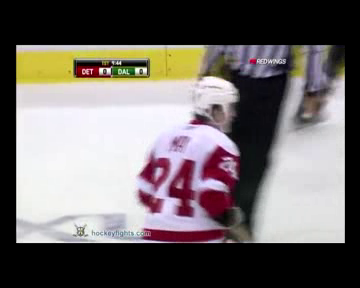
#> input picture frame 4 of test/fi1_xvid.avi, 360 x 288 px, given in place of 0H2s9UJcNJ0_4.avi, which was not available
$ python test2_frames.py
#> lines starting #> are read from the running program, lines starting #| are printed output that depends on the picture; pictures that were not available may be replaced by others from this repository, and a replacement may not be noted
import cv2

cap = cv2.VideoCapture(r"E:\rvideo\0H2s9UJcNJ0_4.avi")

for i in range(16):
    ret, frame = cap.read()
    if not ret:
        break

    cv2.imshow("Frame", frame)
    cv2.waitKey(200)  # 200ms
#> this loop made 16 passes
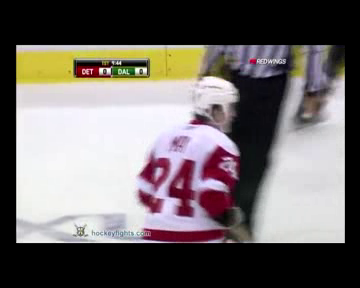
#> input picture frame 4 of test/fi1_xvid.avi, 360 x 288 px, given in place of 0H2s9UJcNJ0_4.avi, which was not available
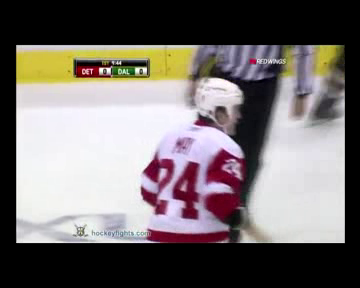
#> input picture frame 5 of test/fi1_xvid.avi, 360 x 288 px, given in place of 0H2s9UJcNJ0_4.avi, which was not available
#> pass 3, `ret, frame = cap.read()`:
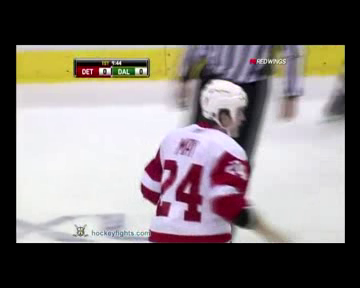
#> frame: shape (288, 360, 3); mean B, G, R 114.1, 115.4, 121.8

cap.release()
cv2.destroyAllWindows()

$ run again, starting later in the video
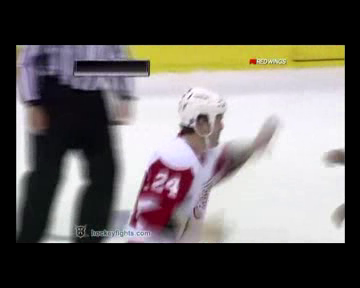
#> input picture frame 18 of test/fi1_xvid.avi, 360 x 288 px, given in place of 0H2s9UJcNJ0_4.avi, which was not available
#> the loop `for i in range(16):` made 16 passes
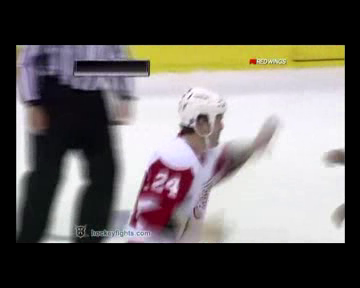
#> input picture frame 18 of test/fi1_xvid.avi, 360 x 288 px, given in place of 0H2s9UJcNJ0_4.avi, which was not available
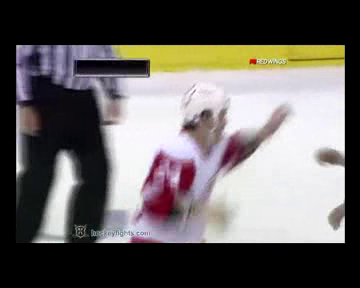
#> input picture frame 19 of test/fi1_xvid.avi, 360 x 288 px, given in place of 0H2s9UJcNJ0_4.avi, which was not available
#> pass 3, `ret, frame = cap.read()`:
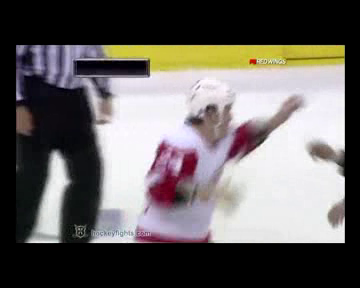
#> frame: shape (288, 360, 3); mean B, G, R 99, 100.9, 105.2

$ run again, starting later in the video
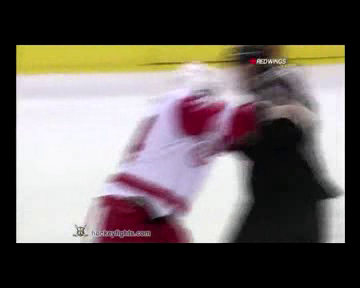
#> input picture frame 32 of test/fi1_xvid.avi, 360 x 288 px, given in place of 0H2s9UJcNJ0_4.avi, which was not available
#> the loop `for i in range(16):` made 10 passes
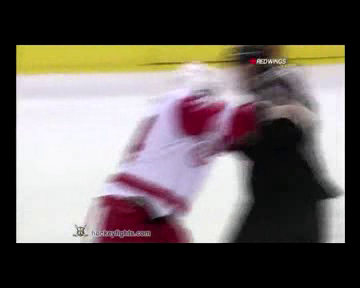
#> input picture frame 32 of test/fi1_xvid.avi, 360 x 288 px, given in place of 0H2s9UJcNJ0_4.avi, which was not available
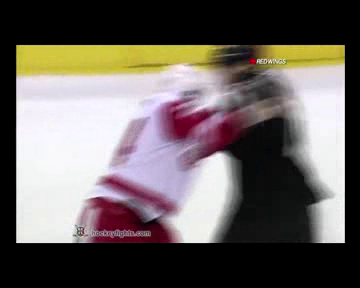
#> input picture frame 33 of test/fi1_xvid.avi, 360 x 288 px, given in place of 0H2s9UJcNJ0_4.avi, which was not available
#> pass 3, `ret, frame = cap.read()`:
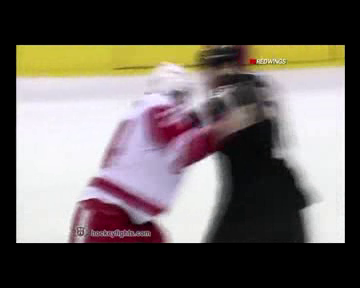
#> frame: shape (288, 360, 3); mean B, G, R 96.2, 100.1, 107.3
